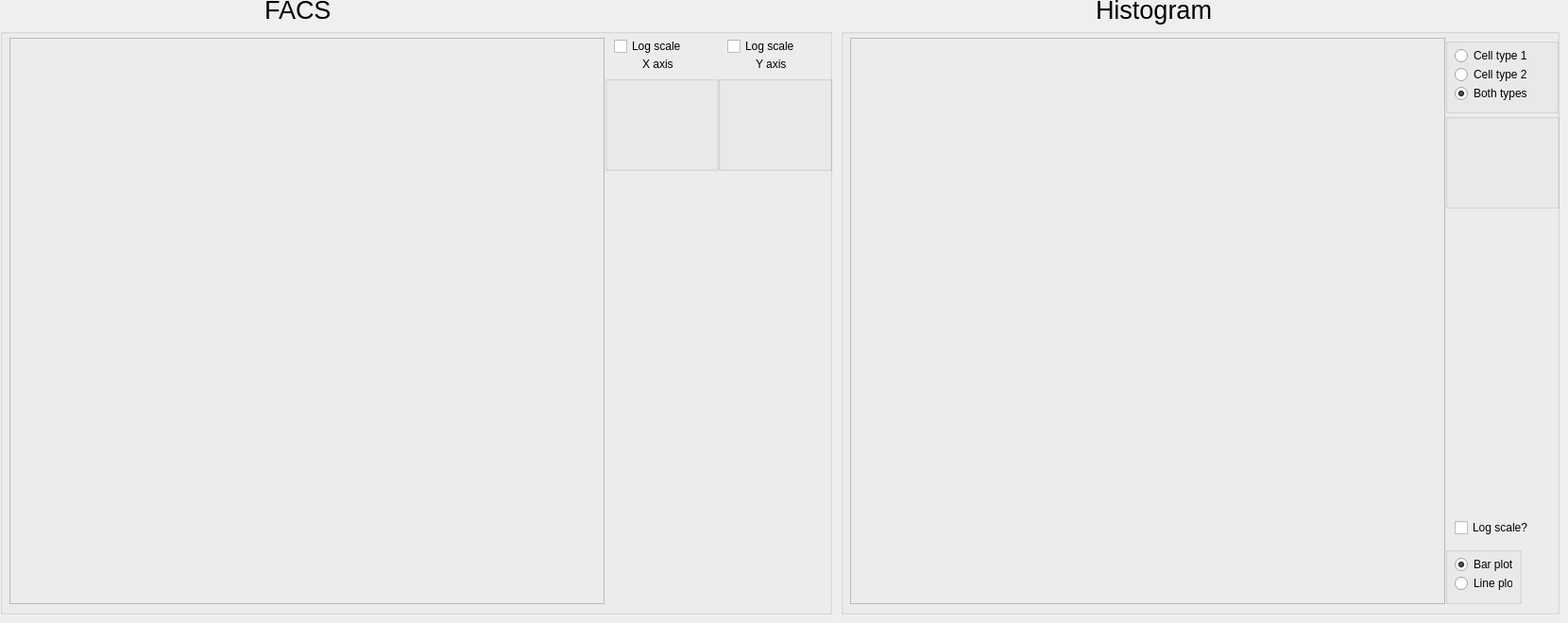
      <widget class="QWidget" name="page_FACS">
       <widget class="QMyGroupBox" name="groupBox_FACS">
        <property name="geometry">
         <rect>
          <x>0</x>
          <y>30</y>
          <width>881</width>
          <height>621</height>
         </rect>
        </property>
        <property name="title">
         <string/>
        </property>
        <widget class="QwtPlot" name="qwtPlot_FACS">
         <property name="geometry">
          <rect>
           <x>10</x>
           <y>10</y>
           <width>630</width>
           <height>600</height>
          </rect>
         </property>
         <property name="frameShape">
          <enum>QFrame::StyledPanel</enum>
         </property>
         <property name="frameShadow">
          <enum>QFrame::Raised</enum>
         </property>
        </widget>
        <widget class="QGroupBox" name="groupBox_FACS_x_vars">
         <property name="geometry">
          <rect>
           <x>640</x>
           <y>50</y>
           <width>121</width>
           <height>101</height>
          </rect>
         </property>
         <property name="title">
          <string/>
         </property>
        </widget>
        <widget class="QGroupBox" name="groupBox_FACS_y_vars">
         <property name="geometry">
          <rect>
           <x>760</x>
           <y>50</y>
           <width>121</width>
           <height>101</height>
          </rect>
         </property>
         <property name="title">
          <string/>
         </property>
        </widget>
        <widget class="QCheckBox" name="checkBox_FACS_log_x">
         <property name="geometry">
          <rect>
           <x>650</x>
           <y>10</y>
           <width>71</width>
           <height>18</height>
          </rect>
         </property>
         <property name="text">
          <string>Log scale?</string>
         </property>
        </widget>
        <widget class="QCheckBox" name="checkBox_FACS_log_y">
         <property name="geometry">
          <rect>
           <x>770</x>
           <y>10</y>
           <width>71</width>
           <height>18</height>
          </rect>
         </property>
         <property name="text">
          <string>Log scale?</string>
         </property>
        </widget>
        <widget class="QLabel" name="alabel_FACS_x">
         <property name="geometry">
          <rect>
           <x>680</x>
           <y>30</y>
           <width>41</width>
           <height>16</height>
          </rect>
         </property>
         <property name="text">
          <string>X axis</string>
         </property>
        </widget>
        <widget class="QLabel" name="alabel_FACS_y">
         <property name="geometry">
          <rect>
           <x>800</x>
           <y>30</y>
           <width>41</width>
           <height>16</height>
          </rect>
         </property>
         <property name="text">
          <string>Y axis</string>
         </property>
        </widget>
       </widget>
       <widget class="QLabel" name="alabel__FACS">
        <property name="geometry">
         <rect>
          <x>280</x>
          <y>-10</y>
          <width>141</width>
          <height>41</height>
         </rect>
        </property>
        <property name="font">
         <font>
          <pointsize>20</pointsize>
         </font>
        </property>
        <property name="text">
         <string>FACS</string>
        </property>
       </widget>
       <widget class="QMyGroupBox" name="groupBox_Histo">
        <property name="geometry">
         <rect>
          <x>890</x>
          <y>30</y>
          <width>761</width>
          <height>621</height>
         </rect>
        </property>
        <property name="title">
         <string/>
        </property>
        <property name="alignment">
         <set>Qt::AlignRight|Qt::AlignTrailing|Qt::AlignVCenter</set>
        </property>
        <widget class="QwtPlot" name="qwtPlot_Histo">
         <property name="geometry">
          <rect>
           <x>10</x>
           <y>10</y>
           <width>630</width>
           <height>600</height>
          </rect>
         </property>
         <property name="frameShape">
          <enum>QFrame::StyledPanel</enum>
         </property>
         <property name="frameShadow">
          <enum>QFrame::Raised</enum>
         </property>
        </widget>
        <widget class="QGroupBox" name="groupBox_Histo_y_vars">
         <property name="geometry">
          <rect>
           <x>640</x>
           <y>90</y>
           <width>121</width>
           <height>101</height>
          </rect>
         </property>
         <property name="title">
          <string/>
         </property>
        </widget>
        <widget class="QGroupBox" name="groupBox_celltype">
         <property name="geometry">
          <rect>
           <x>640</x>
           <y>10</y>
           <width>120</width>
           <height>80</height>
          </rect>
         </property>
         <property name="title">
          <string/>
         </property>
         <widget class="QRadioButton" name="radioButton_celltype_1">
          <property name="geometry">
           <rect>
            <x>10</x>
            <y>10</y>
            <width>82</width>
            <height>18</height>
           </rect>
          </property>
          <property name="text">
           <string>Cell type 1</string>
          </property>
          <attribute name="buttonGroup">
           <string>buttonGroup_celltype</string>
          </attribute>
         </widget>
         <widget class="QRadioButton" name="radioButton_celltype_2">
          <property name="geometry">
           <rect>
            <x>10</x>
            <y>30</y>
            <width>82</width>
            <height>18</height>
           </rect>
          </property>
          <property name="text">
           <string>Cell type 2</string>
          </property>
          <attribute name="buttonGroup">
           <string>buttonGroup_celltype</string>
          </attribute>
         </widget>
         <widget class="QRadioButton" name="radioButton_celltype_3">
          <property name="geometry">
           <rect>
            <x>10</x>
            <y>50</y>
            <width>82</width>
            <height>18</height>
           </rect>
          </property>
          <property name="text">
           <string>Both types</string>
          </property>
          <property name="checked">
           <bool>true</bool>
          </property>
          <attribute name="buttonGroup">
           <string>buttonGroup_celltype</string>
          </attribute>
         </widget>
        </widget>
        <widget class="QwtPlot" name="qwtPlot_HistoLine">
         <property name="geometry">
          <rect>
           <x>10</x>
           <y>10</y>
           <width>630</width>
           <height>600</height>
          </rect>
         </property>
         <property name="frameShape">
          <enum>QFrame::StyledPanel</enum>
         </property>
         <property name="frameShadow">
          <enum>QFrame::Raised</enum>
         </property>
        </widget>
        <widget class="QGroupBox" name="groupBox_histotype">
         <property name="geometry">
          <rect>
           <x>640</x>
           <y>549</y>
           <width>81</width>
           <height>61</height>
          </rect>
         </property>
         <property name="title">
          <string/>
         </property>
         <widget class="QRadioButton" name="radioButton_histotype_1">
          <property name="geometry">
           <rect>
            <x>10</x>
            <y>10</y>
            <width>61</width>
            <height>18</height>
           </rect>
          </property>
          <property name="text">
           <string>Bar plot</string>
          </property>
          <property name="checked">
           <bool>true</bool>
          </property>
          <attribute name="buttonGroup">
           <string>buttonGroup_histotype</string>
          </attribute>
         </widget>
         <widget class="QRadioButton" name="radioButton_histotype_2">
          <property name="geometry">
           <rect>
            <x>10</x>
            <y>30</y>
            <width>61</width>
            <height>18</height>
           </rect>
          </property>
          <property name="text">
           <string>Line plot</string>
          </property>
          <attribute name="buttonGroup">
           <string>buttonGroup_histotype</string>
          </attribute>
         </widget>
        </widget>
        <widget class="QCheckBox" name="checkBox_histo_logscale">
         <property name="geometry">
          <rect>
           <x>650</x>
           <y>520</y>
           <width>131</width>
           <height>18</height>
          </rect>
         </property>
         <property name="layoutDirection">
          <enum>Qt::LeftToRight</enum>
         </property>
         <property name="text">
          <string>Log scale?</string>
         </property>
        </widget>
       </widget>
       <widget class="QLabel" name="alabel__Histo">
        <property name="geometry">
         <rect>
          <x>1160</x>
          <y>-10</y>
          <width>141</width>
          <height>41</height>
         </rect>
        </property>
        <property name="font">
         <font>
          <pointsize>20</pointsize>
         </font>
        </property>
        <property name="text">
         <string>Histogram</string>
        </property>
       </widget>
      </widget>
